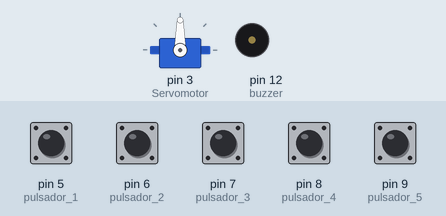
Recording of a sketch running on a simulated Arduino Uno, built with avr-gcc and run on an emulated ATmega328P. Shown: servo, buzzer (waves = sounding). The test bench sets the inputs (shaded band); at power-on: pin 5 (pulsador_1), pin 6 (pulsador_2), pin 7 (pulsador_3), pin 8 (pulsador_4), pin 9 (pulsador_5) HIGH.

Above: at 1.2 s.
1.3 s: pin 5 (pulsador_1) pulled LOW for 1 s
At 2.7 s:
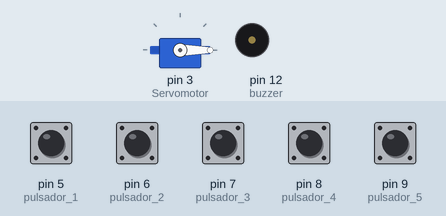
4.3 s: pin 6 (pulsador_2) pulled LOW for 0.15 s
At 5.5 s:
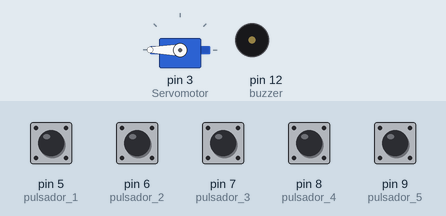
5.9 s: pin 7 (pulsador_3) pulled LOW for 0.15 s
At 6.8 s:
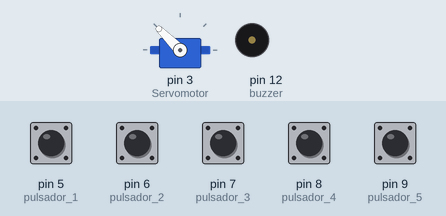
7.5 s: pin 9 (pulsador_5) pulled LOW for 0.15 s
At 8.0 s:
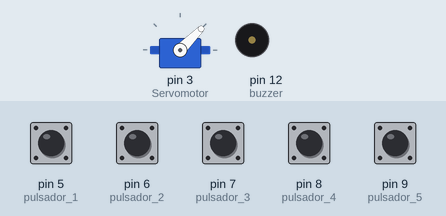
9.1 s: pin 5 (pulsador_1) pulled LOW for 0.15 s
At 9.2 s:
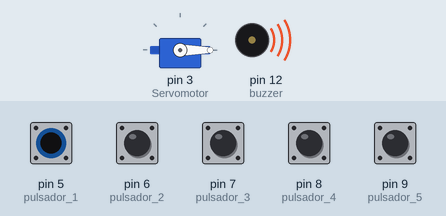
10.8 s: pin 6 (pulsador_2) pulled LOW for 1 s
At 11.7 s:
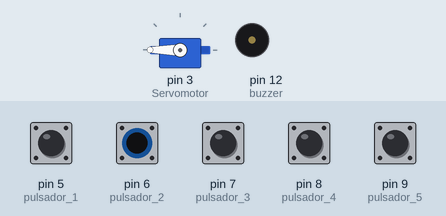
Timing chart, 0 to 13.8 s (numbered marks = the images above; inputs shaded):
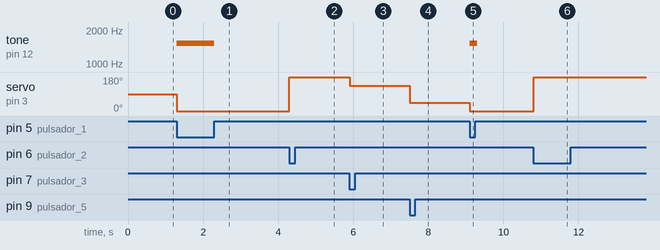

The sketch:

Practica_4.2.ino
```cpp
#include <Servo.h>

#define Servomotor 3
#define pulsador_1 5
#define pulsador_2 6
#define pulsador_3 7
#define pulsador_4 8
#define pulsador_5 9
#define buzzer 12

Servo servo;

void setup() {
  servo.attach(Servomotor);

  pinMode(pulsador_1, INPUT_PULLUP);
  pinMode(pulsador_2, INPUT_PULLUP);
  pinMode(pulsador_3, INPUT_PULLUP);
  pinMode(pulsador_4, INPUT_PULLUP);
  pinMode(pulsador_5, INPUT_PULLUP);
}

void loop() {
  if (digitalRead(pulsador_1) == LOW) {
    servo.write(0);
    tone(buzzer,1520.65);
  } else if (digitalRead(pulsador_2) == LOW) {
    servo.write(180);
  } else if (digitalRead(pulsador_3) == LOW) {
    servo.write(135);
  } else if (digitalRead(pulsador_4) == LOW) {
    servo.write(90);
  } else if (digitalRead(pulsador_5) == LOW) {
    servo.write(45);
  }
  delay(100);
  noTone(buzzer);
}
```

Measured:
- after the input at 1.3 s, tone on pin 12 (buzzer): silent → 1520 Hz at once, → silent 1.0 s later; servo on pin 3 (Servomotor): 90° → 0° at once
- after the input at 4.3 s, servo on pin 3 (Servomotor): 0° → 180° at once
- after the input at 5.9 s, servo on pin 3 (Servomotor): 180° → 135° at once
- after the input at 7.5 s, servo on pin 3 (Servomotor): 135° → 45° at once
- after the input at 9.1 s, tone on pin 12 (buzzer): silent → 1520 Hz at once, → silent 0.20 s later; servo on pin 3 (Servomotor): 45° → 0° at once
- after the input at 10.8 s, servo on pin 3 (Servomotor): 0° → 180° at once
